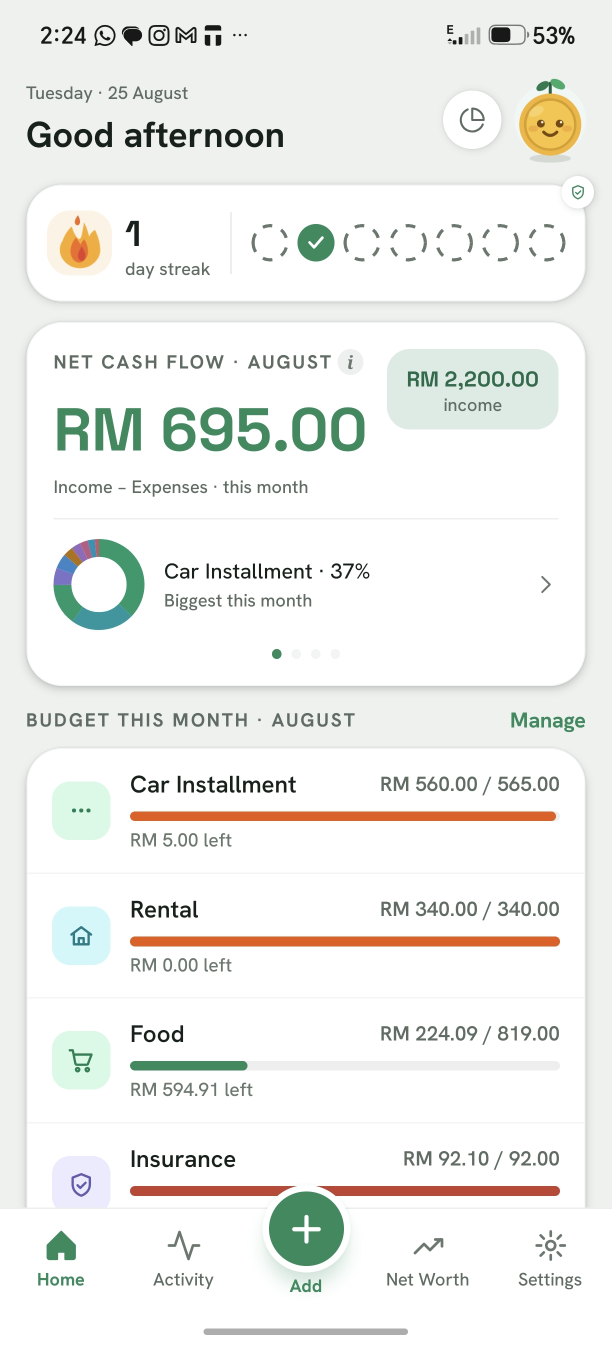
#> input picture promo-video/assets/screenshots/01_home_dashboard.jpg, 1224 x 2700 px, found by its file name (shown at 1/2 size)
$ python render_instagram_story.py
#> lines starting #> are read from the running program, lines starting #| are printed output that depends on the picture; after the words box and inside, x2 and y2 are one past the last pixel; in counts of white or black regions, pixels touching at a corner belong together
#!/usr/bin/env python3
"""Generate a high-fidelity Instagram Story mockup with seamless device frame and clean white background."""

import math
from pathlib import Path
from PIL import Image, ImageDraw, ImageFilter, ImageOps

ROOT = Path("/home/yang/Project/PipFinance")
SHOTS = ROOT / "AppStoreScreenshot"
OUT_DIR = ROOT / "InstagramStory"
OUT_DIR.mkdir(exist_ok=True)
BRAIN_DIR = Path("/home/yang/.gemini/antigravity/brain/8a07300a-88da-4662-9fa6-5714614b8629")

def create_rounded_rect_mask(size: tuple[int, int], radius: int, supersample: int = 4) -> Image.Image:
    """Create a super-sampled anti-aliased rounded rectangle mask."""
    w, h = size
    sw, sh = w * supersample, h * supersample
    sr = radius * supersample
    mask = Image.new("L", (sw, sh), 0)
    draw = ImageDraw.Draw(mask)
    draw.rounded_rectangle([(0, 0), (sw - 1, sh - 1)], radius=sr, fill=255)
    return mask.resize((w, h), Image.Resampling.LANCZOS)

def create_drop_shadow(
    width: int,
    height: int,
    radius: int,
    offset_y: int,
    blur_radius: int,
    opacity: float,
    color: tuple[int, int, int] = (15, 25, 20)
) -> Image.Image:
    """Generate a smooth Gaussian blurred drop shadow on an RGBA canvas."""
    pad = blur_radius * 3 + abs(offset_y)
    canvas_w = width + pad * 2
    canvas_h = height + pad * 2

    shadow_layer = Image.new("RGBA", (canvas_w, canvas_h), (0, 0, 0, 0))
    draw = ImageDraw.Draw(shadow_layer)

    alpha = int(255 * opacity)
    x0 = pad
    y0 = pad + offset_y
    x1 = x0 + width
    y1 = y0 + height

    draw.rounded_rectangle([(x0, y0), (x1, y1)], radius=radius, fill=(*color, alpha))
    blurred = shadow_layer.filter(ImageFilter.GaussianBlur(blur_radius))
    return blurred

def add_glass_gloss(screen_img: Image.Image, corner_radius: int) -> Image.Image:
    """Add realistic angled glass reflection highlight across the screen."""
    w, h = screen_img.size
    gloss = Image.new("RGBA", (w, h), (0, 0, 0, 0))

    # Create diagonal polygon for reflection
    poly = [(0, 0), (w, 0), (w, int(h * 0.38)), (0, int(h * 0.68))]

    # Create linear gradient mask for gloss
    grad_mask = Image.new("L", (w, h), 0)
    for y in range(h):
        factor = max(0.0, 1.0 - (y / (h * 0.68)))
        val = int(255 * (factor ** 1.8) * 0.14)
        ImageDraw.Draw(grad_mask).line([(0, y), (w, y)], fill=val)

    poly_mask = Image.new("L", (w, h), 0)
    ImageDraw.Draw(poly_mask).polygon(poly, fill=255)

    final_mask = Image.new("L", (w, h), 0)
    final_mask.paste(grad_mask, (0, 0), poly_mask)

    white_layer = Image.new("RGBA", (w, h), (255, 255, 255, 255))
    gloss.paste(white_layer, (0, 0), final_mask)

    return Image.alpha_composite(screen_img, gloss)

def render_instagram_story(
    screenshot_path: Path,
    crop_top: int = 132,
    screen_w: int = 680,
    bezel: int = 13,
    corner_radius: int = 50,
    bg_color: tuple[int, int, int] = (255, 255, 255),
    out_path: Path = None
) -> Image.Image:
    """Assemble complete 1080x1920 Instagram Story with phone mockup."""
#> called with crop_top = 132, screen_w = 680, bezel = 13, corner_radius = 48, bg_color = (255, 255, 255)
    CANVAS_W, CANVAS_H = 1080, 1920

    # 1. Load and process screenshot
    src_im = Image.open(screenshot_path).convert("RGB")
#> src_im is the input picture: PIL image 1224x2700 RGB; mean R, G, B 239.1, 240.1, 237

    # Crop top Android status bar
    if crop_top > 0:
        src_im = src_im.crop((0, crop_top, src_im.width, src_im.height))
#> src_im: PIL image 1224x2568 RGB

    scale = screen_w / src_im.width
    shot_h = round(src_im.height * scale)

    # Safe area at top for Dynamic Island
    safe_top = 44
    safe_bottom = 20
    screen_h = safe_top + shot_h + safe_bottom

    # Resize screenshot
    resized_shot = src_im.resize((screen_w, shot_h), Image.Resampling.LANCZOS)
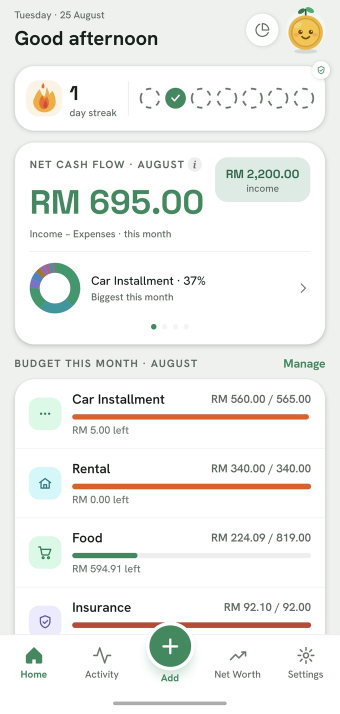
#> resized_shot: PIL image 680x1427 RGB (shown at 1/2 size); mean R, G, B 239.6, 240.4, 237.4

    # Sample background color from the top and bottom of the screenshot for seamless blending
    top_color = resized_shot.getpixel((screen_w // 2, 2))
#> top_color = (239, 241, 238)
    bottom_color = resized_shot.getpixel((screen_w // 2, shot_h - 2))
#> bottom_color = (255, 255, 255)

    # Create screen canvas filled with header tone
    screen_canvas = Image.new("RGBA", (screen_w, screen_h), (*top_color, 255))

    # Fill bottom area if needed with bottom_color
    draw_screen_bg = ImageDraw.Draw(screen_canvas)
    draw_screen_bg.rectangle([(0, safe_top + shot_h), (screen_w, screen_h)], fill=(*bottom_color, 255))

    # Paste screenshot in middle
    screen_canvas.paste(resized_shot, (0, safe_top))

    # Add Dynamic Island (sleek iPhone 16/17 Pro pill)
    island_w, island_h = 120, 32
    island_x = (screen_w - island_w) // 2
    island_y = 10
    island_radius = island_h // 2

    draw_screen = ImageDraw.Draw(screen_canvas)
    draw_screen.rounded_rectangle(
        [(island_x, island_y), (island_x + island_w, island_y + island_h)],
        radius=island_radius,
        fill=(10, 14, 12, 255)
    )
    # Subtle camera lens dot inside island
    lens_x = island_x + island_w - 22
    lens_y = island_y + island_h // 2
    draw_screen.ellipse([(lens_x - 4, lens_y - 4), (lens_x + 4, lens_y + 4)], fill=(20, 26, 23, 255))
    draw_screen.ellipse([(lens_x - 2, lens_y - 2), (lens_x + 2, lens_y + 2)], fill=(32, 48, 58, 255))

    # Add iOS Home Indicator Bar at the bottom
    home_bar_w, home_bar_h = 138, 5
    home_bar_x = (screen_w - home_bar_w) // 2
    home_bar_y = screen_h - 10
    draw_screen.rounded_rectangle(
        [(home_bar_x, home_bar_y), (home_bar_x + home_bar_w, home_bar_y + home_bar_h)],
        radius=3,
        fill=(22, 28, 24, 200)
    )

    # Add screen glass gloss
    screen_canvas = add_glass_gloss(screen_canvas, corner_radius)
#> after the loop in add_glass_gloss, `for y in range(h):`:
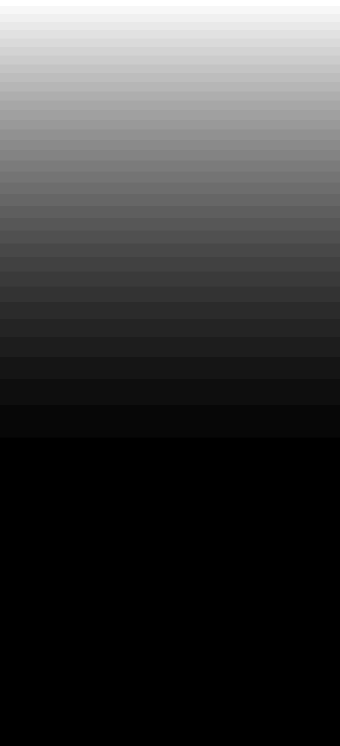
#> grad_mask: PIL image 680x1491 L (shown at 1/2 size); min 0, max 35, mean 8.4; drawn with min black and max white
#> in add_glass_gloss, `ImageDraw.Draw(poly_mask).polygon(poly, fill=255)`:
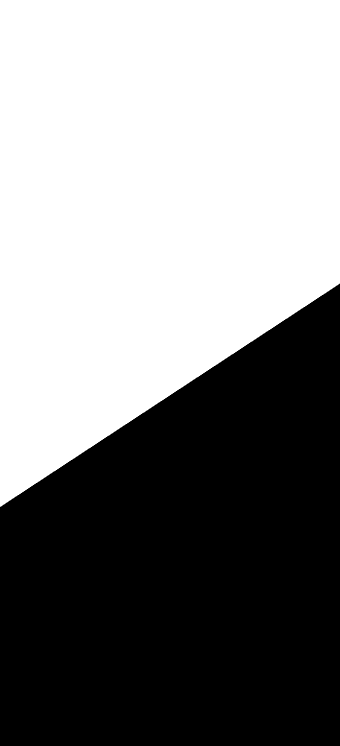
#> poly_mask: PIL image 680x1491 L (shown at 1/2 size); 53% white; 1 black region, box (x1, y1, x2, y2) and area: (0, 567, 680, 1491) 476233

    # Screen rounded corner mask
    screen_mask = create_rounded_rect_mask((screen_w, screen_h), corner_radius)
    screen_layer = Image.new("RGBA", (screen_w, screen_h), (0, 0, 0, 0))
    screen_layer.paste(screen_canvas, (0, 0), screen_mask)

    # 2. Build Phone Chassis
    phone_w = screen_w + 2 * bezel
    phone_h = screen_h + 2 * bezel
    phone_radius = corner_radius + bezel

    # Base chassis layer
    chassis = Image.new("RGBA", (phone_w, phone_h), (0, 0, 0, 0))
#> chassis: PIL image 706x1517 RGBA; every value is 0
    chassis_draw = ImageDraw.Draw(chassis)

    # Vertical chassis gradient (Space Black / Titanium)
    chassis_mask = create_rounded_rect_mask((phone_w, phone_h), phone_radius)
    for y in range(phone_h):
        ratio = y / phone_h
        r = int(20 + ratio * 6)
        g = int(24 + ratio * 5)
        b = int(22 + ratio * 5)
        chassis_draw.line([(0, y), (phone_w, y)], fill=(r, g, b, 255))

    chassis_clipped = Image.new("RGBA", (phone_w, phone_h), (0, 0, 0, 0))
    chassis_clipped.paste(chassis, (0, 0), chassis_mask)
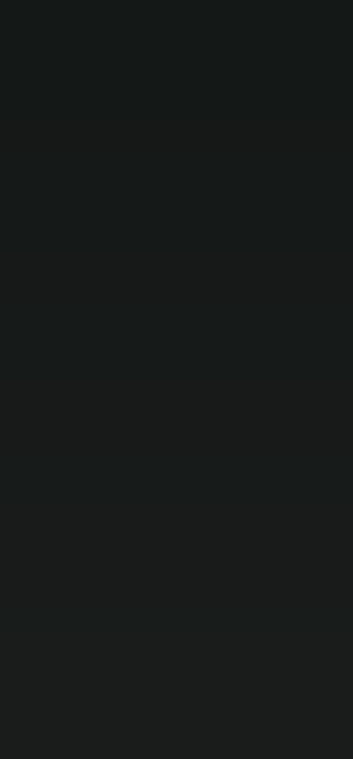
#> chassis: PIL image 706x1517 RGBA (shown at 1/2 size); mean R, G, B, A 22.5, 26, 24, 255

    # Outer rim highlight stroke (1px metallic edge)
    draw_rim = ImageDraw.Draw(chassis_clipped)
    draw_rim.rounded_rectangle(
        [(1, 1), (phone_w - 2, phone_h - 2)],
        radius=phone_radius - 1,
        outline=(255, 255, 255, 36),
        width=1
    )

    # Inner display rim (black bezel border)
    draw_rim.rounded_rectangle(
        [(bezel - 1, bezel - 1), (bezel + screen_w, bezel + screen_h)],
        radius=corner_radius + 1,
        outline=(0, 0, 0, 160),
        width=1
    )

    # Paste screen inside chassis
    chassis_clipped.paste(screen_layer, (bezel, bezel), screen_layer)

    # 3. Add Hardware Side Buttons
    btn_thickness = 4
    full_device_w = phone_w + 2 * btn_thickness
    device_layer = Image.new("RGBA", (full_device_w, phone_h), (0, 0, 0, 0))
#> device_layer: PIL image 714x1517 RGBA; every value is 0
    device_draw = ImageDraw.Draw(device_layer)

    btn_color = (28, 34, 30, 255)
    btn_rim = (255, 255, 255, 45)

    def draw_side_btn(x0, y0, w, h, is_left=True):
        device_draw.rounded_rectangle([(x0, y0), (x0 + w, y0 + h)], radius=2, fill=btn_color)
        if is_left:
            device_draw.line([(x0, y0 + 1), (x0, y0 + h - 1)], fill=btn_rim)
        else:
            device_draw.line([(x0 + w, y0 + 1), (x0 + w, y0 + h - 1)], fill=btn_rim)

    # Button placements (relative to phone_h)
    draw_side_btn(0, int(phone_h * 0.155), btn_thickness + 1, int(phone_h * 0.036), True)  # Action
    draw_side_btn(0, int(phone_h * 0.218), btn_thickness + 1, int(phone_h * 0.062), True)  # Vol Up
    draw_side_btn(0, int(phone_h * 0.295), btn_thickness + 1, int(phone_h * 0.062), True)  # Vol Down

    # Right button (Power)
    draw_side_btn(full_device_w - btn_thickness - 1, int(phone_h * 0.232), btn_thickness + 1, int(phone_h * 0.096), False)

    # Paste chassis onto device layer
    device_layer.paste(chassis_clipped, (btn_thickness, 0), chassis_clipped)
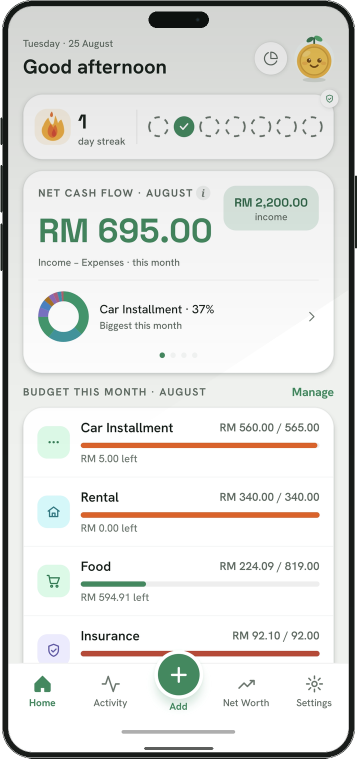
#> device_layer: PIL image 714x1517 RGBA (shown at 1/2 size); mean R, G, B, A 217.9, 218.8, 216, 250.1; transparent parts drawn white

    # 4. Canvas Assembly with Multi-Tier Drop Shadows
    story_canvas = Image.new("RGBA", (CANVAS_W, CANVAS_H), (*bg_color, 255))
#> story_canvas: PIL image 1080x1920 RGBA; every value is 255

    # Centered placement
    device_x = (CANVAS_W - full_device_w) // 2
    device_y = (CANVAS_H - phone_h) // 2

    # Ambient Deep Shadow
    s1 = create_drop_shadow(
        width=phone_w,
        height=phone_h,
        radius=phone_radius,
        offset_y=38,
        blur_radius=50,
        opacity=0.13,
        color=(15, 25, 20)
    )
    pad1 = 50 * 3 + 38
    story_canvas.alpha_composite(s1, (device_x + btn_thickness - pad1, device_y - pad1))

    # Medium Contact Shadow
    s2 = create_drop_shadow(
        width=phone_w,
        height=phone_h,
        radius=phone_radius,
        offset_y=16,
        blur_radius=22,
        opacity=0.09,
        color=(0, 0, 0)
    )
#> call 2 of create_drop_shadow, with width = 706, height = 1517, radius = 61, offset_y = 16, blur_radius = 22, opacity = 0.09, color = (0, 0, 0)
#> in create_drop_shadow (call 2), `blurred = shadow_layer.filter(ImageFilter.GaussianBlur(blur_radius))`:
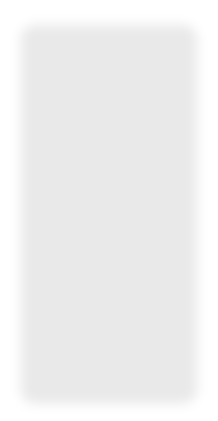
#> blurred: PIL image 870x1681 RGBA (shown at 1/4 size); mean R, G, B, A 0, 0, 0, 16.1; transparent parts drawn white
    pad2 = 22 * 3 + 16
    story_canvas.alpha_composite(s2, (device_x + btn_thickness - pad2, device_y - pad2))

    # Tight Ground Rim Shadow
    s3 = create_drop_shadow(
        width=phone_w,
        height=phone_h,
        radius=phone_radius,
        offset_y=5,
        blur_radius=7,
        opacity=0.05,
        color=(0, 0, 0)
    )
    pad3 = 7 * 3 + 5
    story_canvas.alpha_composite(s3, (device_x + btn_thickness - pad3, device_y - pad3))

    # Paste Phone Device
    story_canvas.alpha_composite(device_layer, (device_x, device_y))
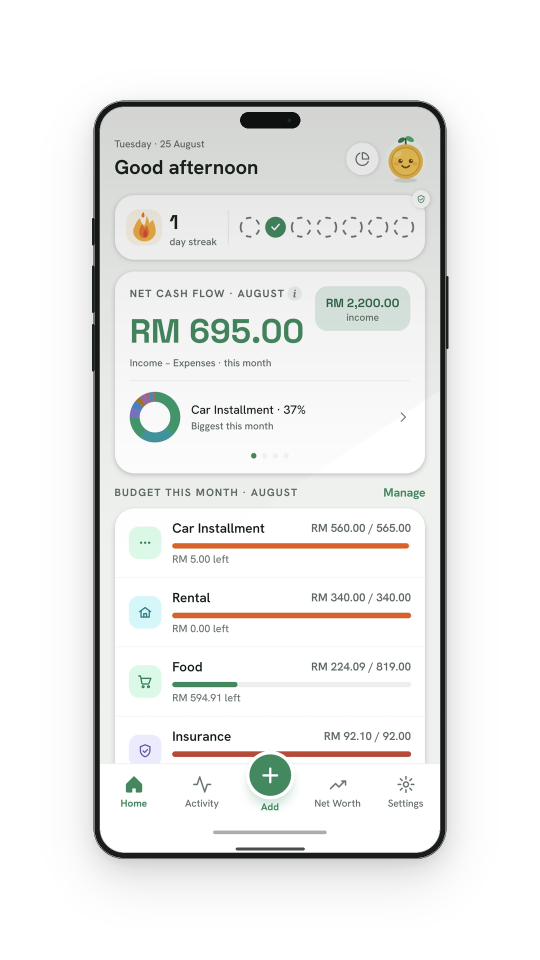
#> story_canvas: PIL image 1080x1920 RGBA (shown at 1/2 size); mean R, G, B, A 236, 236.5, 235, 255

    # Convert to RGB (pure clean white background)
    final_rgb = Image.new("RGB", (CANVAS_W, CANVAS_H), bg_color)
#> final_rgb: PIL image 1080x1920 RGB; every value is 255
    final_rgb.paste(story_canvas, (0, 0), story_canvas)

    if out_path:
        final_rgb.save(out_path, format="PNG", quality=100)
        print(f"Saved: {out_path}")

    return final_rgb

def main():
    src = SHOTS / "01_home_dashboard.jpg"
    if not src.exists():
        src = ROOT / "assets/screenshots/dashboard.png"

    out1 = OUT_DIR / "instagram_story_home_white.png"
    render_instagram_story(
        screenshot_path=src,
        crop_top=132,
        screen_w=680,
        bezel=13,
        corner_radius=48,
        bg_color=(255, 255, 255),
        out_path=out1
    )

    # Also save to root as requested
    root_out = ROOT / "instagram_story.png"
    out1_img = Image.open(out1)
    out1_img.save(root_out, "PNG", quality=100)

    # Also copy to artifacts directory
    brain_out = BRAIN_DIR / "instagram_story.png"
    out1_img.save(brain_out, "PNG", quality=100)

    print(f"All outputs generated successfully!")
    print(f"Root: {root_out}")
#| Root: /home/yang/Project/PipFinance/instagram_story.png
    print(f"InstagramStory: {out1}")
    print(f"Brain: {brain_out}")

if __name__ == "__main__":
    main()

$ run again, with promo-video/assets/screenshots/02_net_worth_assets.jpg copied over promo-video/assets/screenshots/01_home_dashboard.jpg
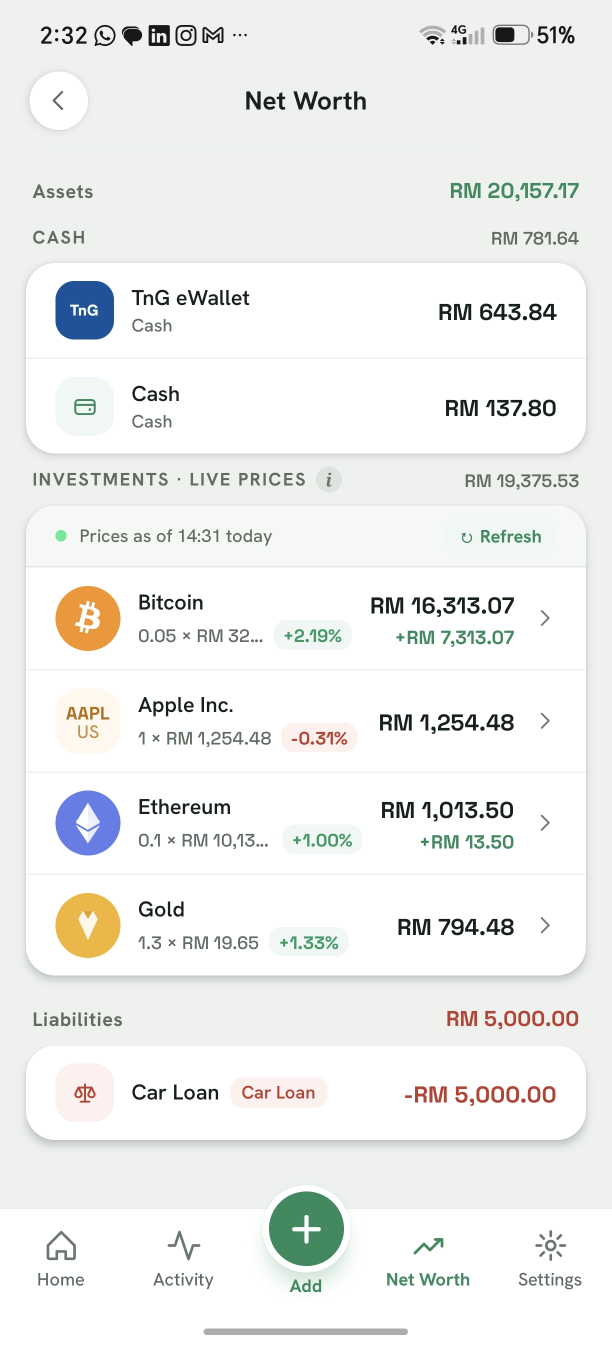
#> input picture promo-video/assets/screenshots/02_net_worth_assets.jpg, 1224 x 2700 px, found by its file name (shown at 1/2 size)
#> in render_instagram_story, src_im is the input picture: PIL image 1224x2700 RGB; mean R, G, B 239.2, 240.4, 238.3
#> src_im: PIL image 1224x2568 RGB
#> in render_instagram_story, `resized_shot = src_im.resize((screen_w, shot_h), Image.Resampling.LANC..`:
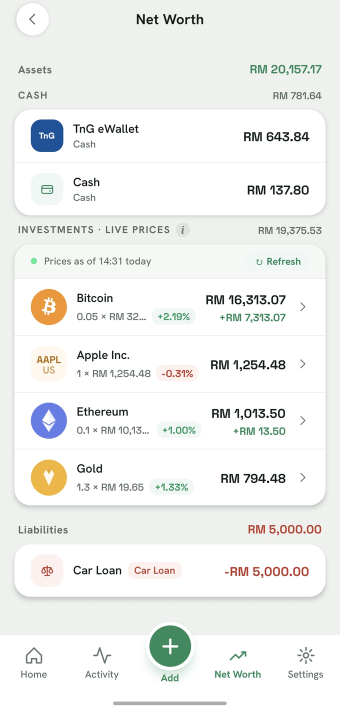
#> resized_shot: PIL image 680x1427 RGB (shown at 1/2 size); mean R, G, B 239.7, 240.8, 238.8
#> top_color = (239, 241, 238)
#> bottom_color = (255, 255, 255)
#> poly_mask: PIL image 680x1491 L; 53% white; 1 black region, box (x1, y1, x2, y2) and area: (0, 567, 680, 1491) 476233
#> white_layer: PIL image 680x1491 RGBA; every value is 255
#> mask: PIL image 2720x5964 L; every value is 0
#> mask: PIL image 2824x6068 L; every value is 0
#> shadow_layer: PIL image 1082x1893 RGBA; every value is 0
#> shadow_layer: PIL image 870x1681 RGBA; every value is 0
#> blurred: PIL image 870x1681 RGBA
#> shadow_layer: PIL image 758x1569 RGBA; every value is 0
#> blurred: PIL image 758x1569 RGBA
#> in render_instagram_story, `story_canvas.alpha_composite(device_layer, (device_x, device_y))`:
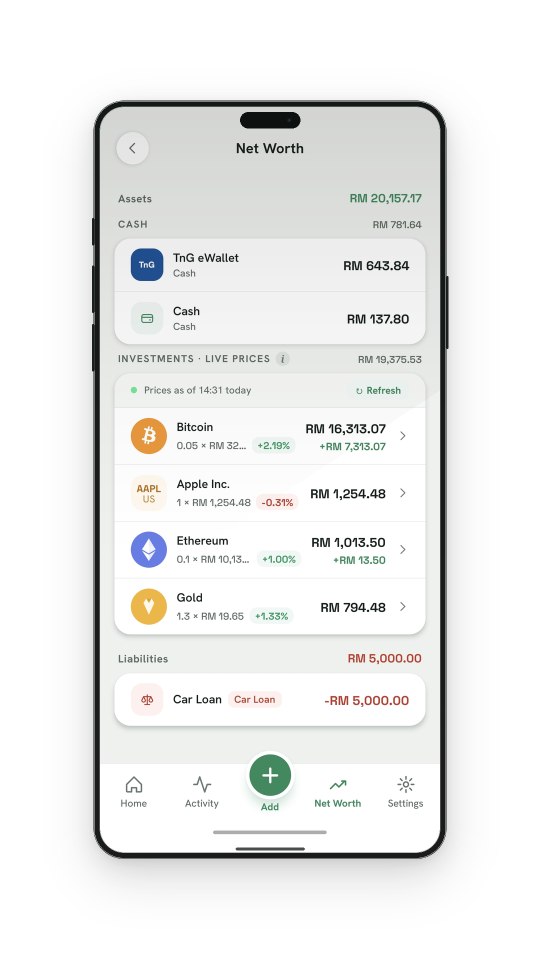
#> story_canvas: PIL image 1080x1920 RGBA (shown at 1/2 size); mean R, G, B, A 236, 236.7, 235.6, 255
#| Root: /home/yang/Project/PipFinance/instagram_story.png
